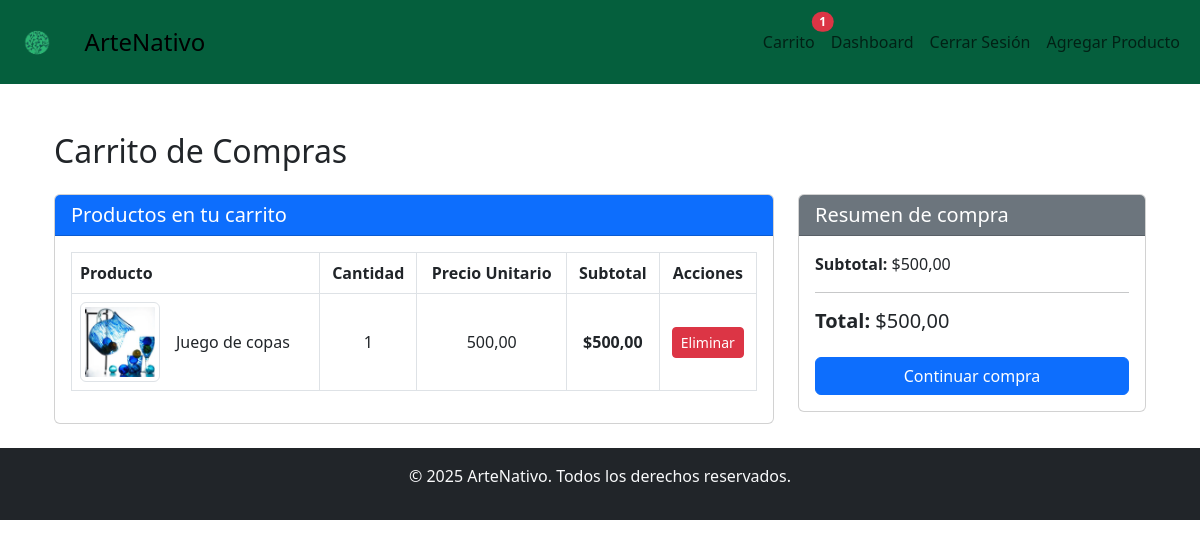
Before: /cart/ (signed in) with the older database file.
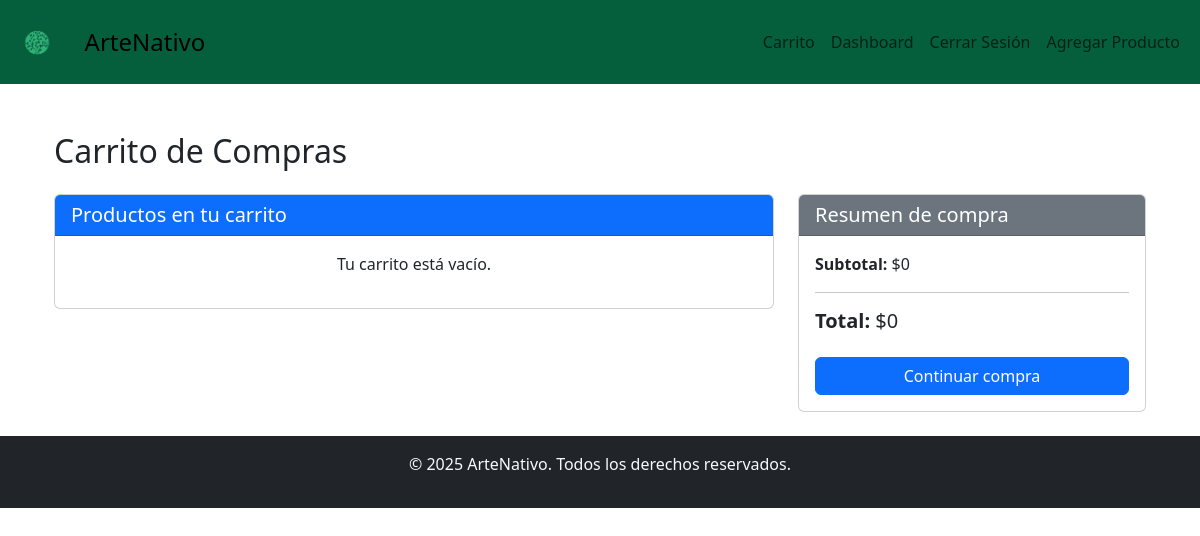
After: the same page with the newer database file.
### cart/models.py (models this page shows, shortened)
class Cart(models.Model):
    user = models.OneToOneField(
        settings.AUTH_USER_MODEL, on_delete=models.CASCADE, related_name="cart")
    def total_price(self):
        return sum(item.total_price() for item in self.items.all())

class CartItem(models.Model):
    cart = models.ForeignKey(
        Cart, on_delete=models.CASCADE, related_name="items")
    product = models.ForeignKey('products.Product', on_delete=models.CASCADE)
    quantity = models.PositiveIntegerField(default=1)
    def total_price(self):
        return self.product.price * self.quantity

### products/models.py (models this page shows, shortened)
class Product(models.Model):
    name = models.CharField(max_length=255)
    description = models.TextField()
    stock = models.PositiveIntegerField()
    price = models.DecimalField(max_digits=10, decimal_places=2)
    image = models.ImageField(
        upload_to='products/', blank=True, null=True, default='products/default.jpg')
    category = models.ForeignKey(
        Category, on_delete=models.SET_NULL, null=True, related_name="products")
    date_added = models.DateTimeField(auto_now_add=True)

### cart/views.py (the view)
# urls.py: path('', cart_detail, name='cart_detail'),
@login_required
def cart_detail(request):
    cart, created = Cart.objects.get_or_create(user=request.user)
    return render(request, 'cart/cart_detail.html', {'cart': cart})

### cart/templates/cart/cart_detail.html
{% extends 'base.html' %}
{% load i18n %}
{% block content %}
<div class="container mt-5">
    <h2 class="mb-4">{% trans "Carrito de Compras" %}</h2>
    <div class="row">
        <div class="col-md-8">
            <div class="card">
                <div class="card-header bg-primary text-white">
                    <h5 class="mb-0">{% trans "Productos en tu carrito" %}</h5>
                </div>
                <div class="card-body">
                    {% if cart.items.all %}
                    <table class="table table-bordered align-middle">
                        <thead>
                            <tr>
                                <th>{% trans "Producto" %}</th>
                                <th class="text-center">{% trans "Cantidad" %}</th>
                                <th class="text-center">{% trans "Precio Unitario" %}</th>
                                <th class="text-center">{% trans "Subtotal" %}</th>
                                <th class="text-center">{% trans "Acciones" %}</th>
                            </tr>
                        </thead>
                        <tbody>
                            {% for item in cart.items.all %}
                            <tr>
                                <td>
                                    <div class="d-flex align-items-center">
                                        <img src="{{ item.product.image.url }}" alt="{{ item.product.name }}"
                                            class="img-thumbnail me-3"
                                            style="width: 80px; height: 80px; object-fit: cover;">
                                        <span>{{ item.product.name }}</span>
                                    </div>
                                </td>
                                <td class="text-center">{{ item.quantity }}</td>
                                <td class="text-center">{{ item.product.price }}</td>
                                <td class="text-center"><strong>${{ item.total_price }}</strong></td>
                                <td class="text-center">
                                    <a href="{% url 'remove_from_cart' item.product.id %}"
                                        class="btn btn-sm btn-danger">{% trans "Eliminar" %}</a>
                                </td>
                            </tr>
                            {% endfor %}
                        </tbody>
                    </table>
                    {% else %}
                    <p class="text-center">{% trans "Tu carrito está vacío." %}</p>
                    {% endif %}
                </div>
            </div>
        </div>
        <div class="col-md-4">
            <div class="card">
                <div class="card-header bg-secondary text-white">
                    <h5 class="mb-0">{% trans "Resumen de compra" %}</h5>
                </div>
                <div class="card-body">
                    <p><strong>{% trans "Subtotal:" %}</strong> ${{ cart.total_price }}</p>
                    <hr>
                    <h5><strong>{% trans "Total:" %}</strong> ${{ cart.total_price }}</h5>
                    <a href="{% url 'checkout' %}" class="btn btn-primary w-100 mt-3">{% trans "Continuar compra" %}</a>
                </div>
            </div>
        </div>
    </div>
</div>
{% endblock %}

### templates/base.html (shortened to what this page needs)
{% load static %}
{% load i18n %}
<!DOCTYPE html>
<html lang="es">
<head>
    <link rel="stylesheet" href="https://cdn.jsdelivr.net/npm/bootstrap@5.3.0/dist/css/bootstrap.min.css">
    <link rel="stylesheet" href="https://cdn.jsdelivr.net/npm/bootstrap-icons/font/bootstrap-icons.css">
    <link rel="stylesheet" href="{% static 'css/style.css' %}">
</head>
<body>
    <nav class="user-container navbar navbar-expand-lg user-container">
        <div class="container-fluid">
            <div class="d-flex align-items-center">
                <img class="naybar-logo me-2" src="/media/img/logotipoArteNativo.png" alt="logotipoArteNativo" style="height: 40px;">
                <a class="navbar-brand fs-4 p-3 mb-0" href="{% url 'product_list' %}">{% trans "ArteNativo" %}</a>
            </div>
            <div class="collapse navbar-collapse" id="navbarNav">
                <ul class="navbar-nav ms-auto">
                    {% if user.is_authenticated %}
                        <li class="nav-item">
                            <a class="nav-link position-relative" href="{% url 'cart_detail' %}">
                                {% if cart.items.count > 0 %}
                                    <span class="position-absolute top-0 start-100 translate-middle badge rounded-pill bg-danger">
                                        {{ cart.items.count }}
                                    </span>
                                {% endif %}
                                {% trans "Carrito" %}
                            </a>
                        </li>
                        <li class="nav-item">
                            <a class="nav-link" href="{% url 'dashboard' %}">{% trans "Dashboard" %}</a>
                        </li>
                        <li class="nav-item">
                            <a class="nav-link" href="{% url 'logout' %}">{% trans "Cerrar Sesión" %}</a>
                        </li>
                        {% if user.is_staff %}
                            <li class="nav-item">
                                <a class="nav-link" href="{% url 'add_product' %}">{% trans "Agregar Producto" %}</a>
                            </li>
                        {% endif %}
                    {% else %}
                        <li class="nav-item">
                            <a class="btn btn-success text-center" href="{% url 'login' %}">{% trans "Iniciar Sesión" %}</a>
                        </li>
                    {% endif %}
                </ul>
            </div>
        </div>
    </nav>
    <div class="container mt-4">
        {% block content %}
        {% endblock %}
    </div>
    <footer class="user-container text-light text-center py-3 mt-4 bg-dark">
        <p>&copy; 2025 ArteNativo. {% trans "Todos los derechos reservados." %}</p>
    </footer>
</body>
</html>

### users/static/css/style.css (style rules this page uses)
.user-container { background-color: rgb(5, 95, 61); }

Changed rows visible on the page:
removed CartItem: product.image (picture), product.name "Juego de copas", quantity "1", product.price "500,00", total_price "500,00"
shown differently, row unchanged: Cart: total_price "500,00" → "0"; items.count "1" → (not shown)
Other visible differences:
text no longer shown: "Producto Cantidad Precio Unitario Subtotal Acciones"
text now shown: "Tu carrito está vacío."
